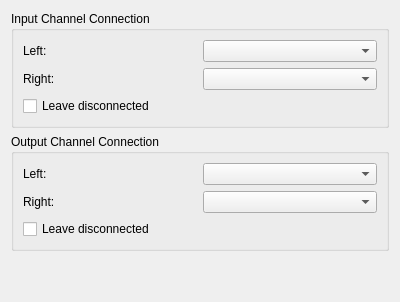
<?xml version="1.0" encoding="UTF-8"?>
<ui version="4.0">
 <class>AudioPrefs</class>
 <widget class="QWidget" name="AudioPrefs">
  <property name="geometry">
   <rect>
    <x>0</x>
    <y>0</y>
    <width>400</width>
    <height>302</height>
   </rect>
  </property>
  <property name="windowTitle">
   <string>Form</string>
  </property>
  <layout class="QGridLayout" name="gridLayout">
   <item row="0" column="0">
    <widget class="QGroupBox" name="groupBox">
     <property name="title">
      <string>Input Channel Connection</string>
     </property>
     <layout class="QVBoxLayout" name="verticalLayout">
      <item>
       <layout class="QHBoxLayout" name="horizontalLayout_2">
        <item>
         <widget class="QLabel" name="label_2">
          <property name="text">
           <string>Left:</string>
          </property>
         </widget>
        </item>
        <item>
         <widget class="KComboBox" name="kcfg_leftInputChannel"/>
        </item>
       </layout>
      </item>
      <item>
       <layout class="QHBoxLayout" name="horizontalLayout">
        <item>
         <widget class="QLabel" name="label">
          <property name="text">
           <string>Right:</string>
          </property>
         </widget>
        </item>
        <item>
         <widget class="KComboBox" name="kcfg_rightInputChannel"/>
        </item>
       </layout>
      </item>
      <item>
       <widget class="QCheckBox" name="kcfg_leaveInputDisconnected">
        <property name="text">
         <string>Leave disconnected</string>
        </property>
       </widget>
      </item>
     </layout>
    </widget>
   </item>
   <item row="1" column="0">
    <widget class="QGroupBox" name="groupBox_2">
     <property name="title">
      <string>Output Channel Connection</string>
     </property>
     <layout class="QVBoxLayout" name="verticalLayout_2">
      <item>
       <layout class="QHBoxLayout" name="horizontalLayout_3">
        <item>
         <widget class="QLabel" name="label_3">
          <property name="text">
           <string>Left:</string>
          </property>
         </widget>
        </item>
        <item>
         <widget class="KComboBox" name="kcfg_leftOutputChannel"/>
        </item>
       </layout>
      </item>
      <item>
       <layout class="QHBoxLayout" name="horizontalLayout_4">
        <item>
         <widget class="QLabel" name="label_4">
          <property name="text">
           <string>Right:</string>
          </property>
         </widget>
        </item>
        <item>
         <widget class="KComboBox" name="kcfg_rightOutputChannel"/>
        </item>
       </layout>
      </item>
      <item>
       <widget class="QCheckBox" name="kcfg_leaveOutputDisconnected">
        <property name="text">
         <string>Leave disconnected</string>
        </property>
       </widget>
      </item>
     </layout>
    </widget>
   </item>
   <item row="2" column="0">
    <spacer name="verticalSpacer">
     <property name="orientation">
      <enum>Qt::Vertical</enum>
     </property>
     <property name="sizeHint" stdset="0">
      <size>
       <width>20</width>
       <height>47</height>
      </size>
     </property>
    </spacer>
   </item>
  </layout>
 </widget>
 <customwidgets>
  <customwidget>
   <class>KComboBox</class>
   <extends>QComboBox</extends>
   <header>kcombobox.h</header>
  </customwidget>
 </customwidgets>
 <resources/>
 <connections/>
</ui>
